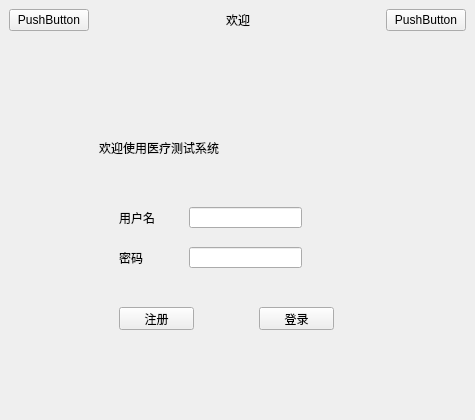
<?xml version="1.0" encoding="UTF-8"?>
<ui version="4.0">
 <class>MainWindow</class>
 <widget class="QMainWindow" name="MainWindow">
  <property name="geometry">
   <rect>
    <x>0</x>
    <y>0</y>
    <width>475</width>
    <height>420</height>
   </rect>
  </property>
  <property name="windowTitle">
   <string>MainWindow</string>
  </property>
  <property name="styleSheet">
   <string notr="true"/>
  </property>
  <widget class="QWidget" name="centralwidget">
   <layout class="QGridLayout" name="gridLayout">
    <item row="0" column="0">
     <layout class="QHBoxLayout" name="horizontalLayout">
      <item>
       <widget class="QPushButton" name="pushButton">
        <property name="text">
         <string>PushButton</string>
        </property>
       </widget>
      </item>
      <item>
       <spacer name="horizontalSpacer">
        <property name="orientation">
         <enum>Qt::Orientation::Horizontal</enum>
        </property>
        <property name="sizeHint" stdset="0">
         <size>
          <width>40</width>
          <height>20</height>
         </size>
        </property>
       </spacer>
      </item>
      <item>
       <widget class="QLabel" name="label_4">
        <property name="text">
         <string>欢迎</string>
        </property>
       </widget>
      </item>
      <item>
       <spacer name="horizontalSpacer_2">
        <property name="orientation">
         <enum>Qt::Orientation::Horizontal</enum>
        </property>
        <property name="sizeHint" stdset="0">
         <size>
          <width>40</width>
          <height>20</height>
         </size>
        </property>
       </spacer>
      </item>
      <item>
       <widget class="QPushButton" name="pushButton_2">
        <property name="text">
         <string>PushButton</string>
        </property>
       </widget>
      </item>
     </layout>
    </item>
    <item row="1" column="0">
     <widget class="QStackedWidget" name="stackedWidget">
      <widget class="QWidget" name="page">
       <widget class="QLineEdit" name="password">
        <property name="geometry">
         <rect>
          <x>180</x>
          <y>210</y>
          <width>113</width>
          <height>21</height>
         </rect>
        </property>
       </widget>
       <widget class="QPushButton" name="login">
        <property name="geometry">
         <rect>
          <x>250</x>
          <y>270</y>
          <width>75</width>
          <height>23</height>
         </rect>
        </property>
        <property name="text">
         <string>登录</string>
        </property>
       </widget>
       <widget class="QLabel" name="label_2">
        <property name="geometry">
         <rect>
          <x>110</x>
          <y>170</y>
          <width>61</width>
          <height>21</height>
         </rect>
        </property>
        <property name="text">
         <string>用户名</string>
        </property>
       </widget>
       <widget class="QLineEdit" name="account">
        <property name="geometry">
         <rect>
          <x>180</x>
          <y>170</y>
          <width>113</width>
          <height>21</height>
         </rect>
        </property>
       </widget>
       <widget class="QLabel" name="label_3">
        <property name="geometry">
         <rect>
          <x>110</x>
          <y>210</y>
          <width>61</width>
          <height>21</height>
         </rect>
        </property>
        <property name="text">
         <string>密码</string>
        </property>
       </widget>
       <widget class="QLabel" name="label">
        <property name="geometry">
         <rect>
          <x>90</x>
          <y>70</y>
          <width>261</width>
          <height>81</height>
         </rect>
        </property>
        <property name="styleSheet">
         <string notr="true">font: 18pt &quot;Microsoft YaHei UI&quot;;</string>
        </property>
        <property name="text">
         <string>欢迎使用医疗测试系统</string>
        </property>
       </widget>
       <widget class="QPushButton" name="register_2">
        <property name="geometry">
         <rect>
          <x>110</x>
          <y>270</y>
          <width>75</width>
          <height>23</height>
         </rect>
        </property>
        <property name="text">
         <string>注册</string>
        </property>
       </widget>
      </widget>
      <widget class="QWidget" name="page_2"/>
     </widget>
    </item>
   </layout>
  </widget>
  <widget class="QMenuBar" name="menubar">
   <property name="geometry">
    <rect>
     <x>0</x>
     <y>0</y>
     <width>475</width>
     <height>21</height>
    </rect>
   </property>
  </widget>
  <action name="actionBack">
   <property name="icon">
    <iconset resource="res.qrc">
     <normaloff>:/img/Back.png</normaloff>:/img/Back.png</iconset>
   </property>
   <property name="text">
    <string>返回</string>
   </property>
   <property name="toolTip">
    <string>返回</string>
   </property>
   <property name="menuRole">
    <enum>QAction::MenuRole::NoRole</enum>
   </property>
  </action>
  <action name="actionMenu">
   <property name="icon">
    <iconset resource="res.qrc">
     <normaloff>:/img/Exit.png</normaloff>:/img/Exit.png</iconset>
   </property>
   <property name="text">
    <string>菜单</string>
   </property>
   <property name="menuRole">
    <enum>QAction::MenuRole::NoRole</enum>
   </property>
  </action>
 </widget>
 <resources>
  <include location="res.qrc"/>
 </resources>
 <connections/>
</ui>
